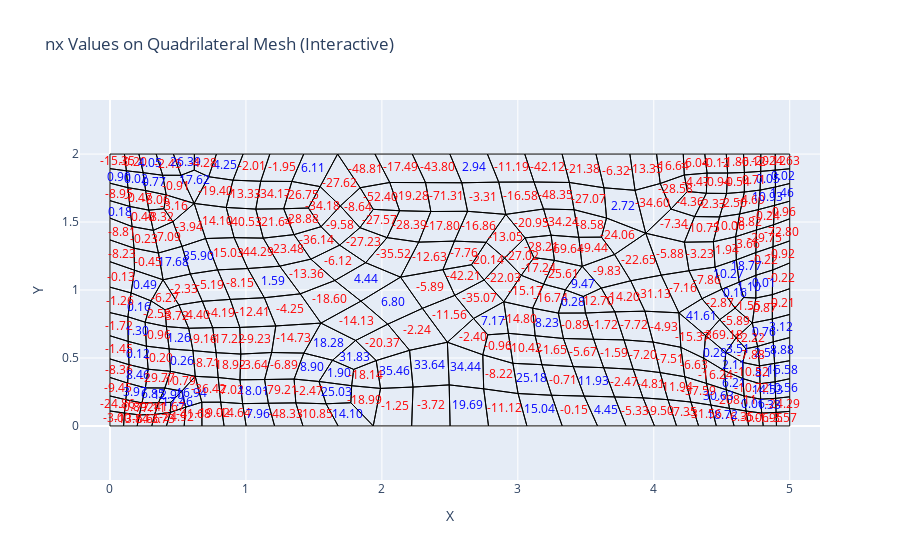

Write notebook code for a chart like this one.
### Code cell
# Appel de la fonction avec le fichier CDB et les forces membranaires
file_path = r"C:\Users\Utilisateur\OneDrive - Pini Group\SOFISTIK\b.cdb"
plot_quad_mesh_with_plotly(file_path, df_membran_forces)
